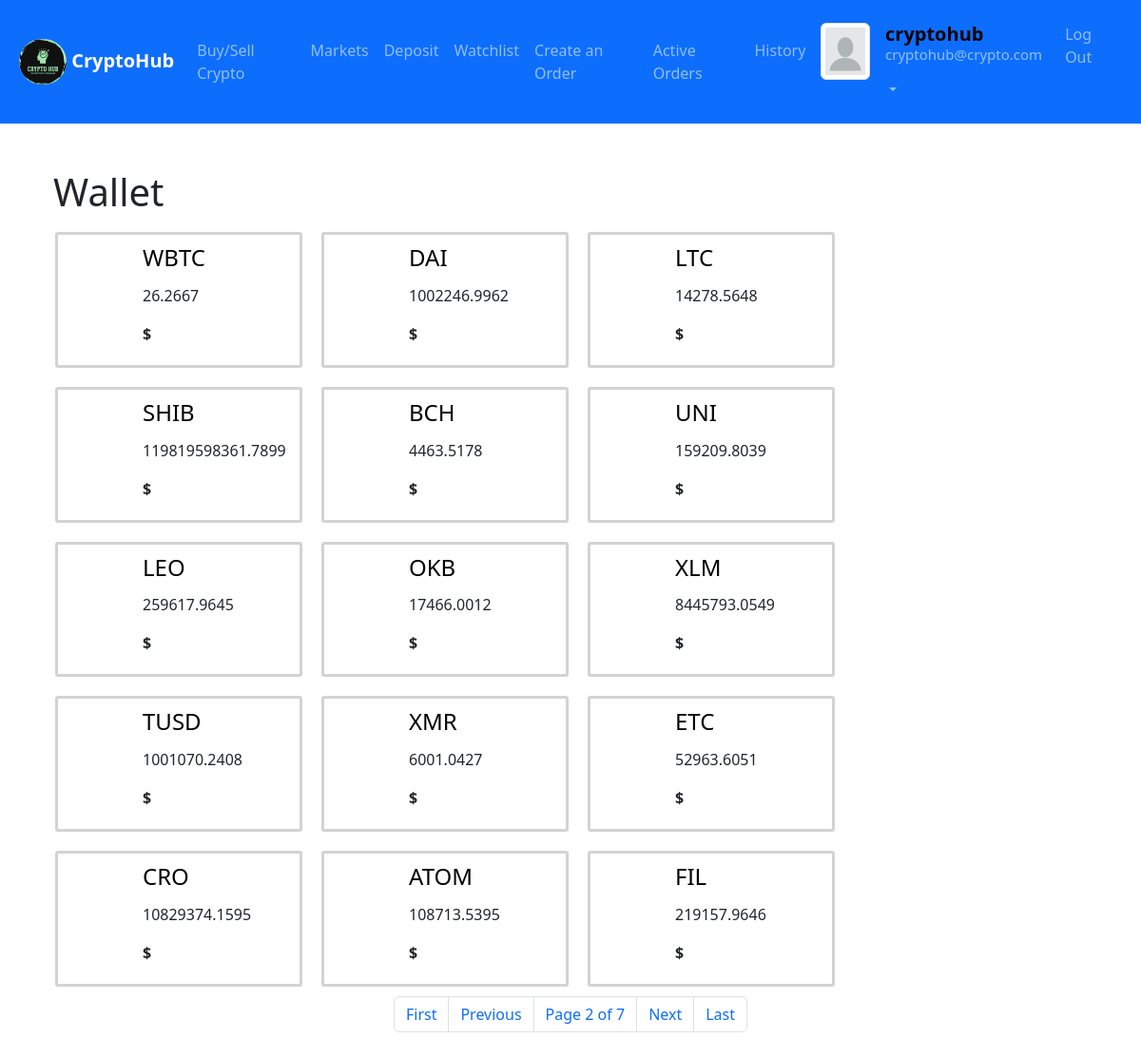
Page /wallet?page=2 (signed in) on the committed database.
### exchange/models.py (models this page shows, shortened)
class User(AbstractUser):
    profile_url=models.URLField(blank=True)

class Coin(models.Model):
    coin=models.ForeignKey(List_Coin,on_delete=models.CASCADE,related_name="purchases")
    last_purchased=models.DateTimeField(default=datetime.datetime.now())
    current_coin_amount=models.FloatField(default=0)

class List_Coin(models.Model):
    coin_id=models.CharField(max_length=64,unique=True)
    symbol=models.CharField(max_length=16,unique=True)
    title=models.CharField(max_length=64,unique=True)
    logo_url=models.URLField(blank=True)

### exchange/views.py (the view)
# urls.py: path("wallet", views.wallet, name="wallet"),
@login_required
def wallet(request):
    try:
        wallet = Wallet.objects.get(owner=request.user)
        coins = wallet.coins.all()
        paginator = Paginator(coins, 15)
        page_number = request.GET.get("page")
        page_obj = paginator.get_page(page_number)
    except:
        page_obj = []
    return render(request, 'wallet.html', {'coins': page_obj})

### exchange/templates/wallet.html (shortened to what this page needs)
{% extends "layout.html" %}
{% block body %}
<div id="wallet_div">
    <h1 class="ms-2">Wallet</h1>
    <div id="container">
        {%for item in coins%}
        <div class="row">
            <div class="col-1 mt-2">
            </div>
            <div class="col-2 ms-5">
                <a style="text-decoration: none;color: black;" href="{%url 'view_coin' item.coin.coin_id %}"
                            ><h4 style="padding:5px 0;text-align:left;">{{item.coin.symbol}} </h4>
                        </a>
                <p>{{item.current_coin_amount|floatformat:4}}</p>
                    {%if item.coin.coin_id == 'usd' %}
                    <p style="font-weight: bold;" >$<span data-amount="{{item.current_coin_amount}}" id="wallet_current_total_amount_{{item.coin.coin_id}}">{{item.current_coin_amount|floatformat:6}}</span></p>
                    {%else%}
                    <p style="font-weight: bold;">$<span data-amount="{{item.current_coin_amount}}" id="wallet_current_total_amount_{{item.coin.coin_id}}"></span></p>
                    {%endif%}
            </div>
        </div>
        {%empty%}
        <h4>No Coins Yet</h4>
        {%endfor%}
    </div>
</div>
{%if coins%}
<nav >
    <ul class="pagination justify-content-center">
      {% if coins.has_previous %}
      <li  class="page-item"><a id="market_first"  class="page-link" href="?page=1">First</a></li>
      <li class="page-item"><a id="market_previous" class="page-link" href="?page={{ coins.previous_page_number }}">Previous</a></li>
      {% endif %}
      <li class="page-item"><a id="market_current" class="page-link" href="?page={{ coins.number }}">Page {{ coins.number }} of {{ coins.paginator.num_pages }}</a></li>
      {% if coins.has_next %}
      <li class="page-item"><a id="market_next" class="page-link" href="?page={{ coins.next_page_number }}">Next</a></li>
      <li class="page-item"><a id="market_last" class="page-link" href="?page={{ coins.paginator.num_pages }}">Last</a></li>
      {% endif %}
    </ul>
  </nav>
  {% endif %}
{% endblock %}

### exchange/templates/layout.html (shortened to what this page needs)
{% load static %}
<!DOCTYPE html>
<html lang="en">
  <head>
    <link
      href="https://cdn.jsdelivr.net/npm/bootstrap@5.3.2/dist/css/bootstrap.min.css"
      rel="stylesheet"
    />
    <link rel="stylesheet" href="{% static 'style.css'%}" />
  </head>
  <body>
    <nav class="navbar navbar-expand-sm bg-primary navbar-dark">
      <div class="container-fluid m-2">
        <a class="navbar-brand" href="{%url 'index'%}">
          <img
            src="{% static 'media\cryptohub.png'%}"
            alt="Crypto Hub"
            width="50px"
            class="rounded-pill"
            \
          />
          <strong>CryptoHub</strong>
        </a>
        <div class="collapse navbar-collapse" id="collapsibleNavbar">
          <ul class="navbar-nav">
            <li class="nav-item">
              <a class="nav-link" href="{% url 'buy_sell' %}"
                >Buy/Sell Crypto</a
              >
            </li>
            <li class="nav-item">
              <a class="nav-link" href="{%url 'markets'%}">Markets</a>
            </li>
            {% if user.is_authenticated %}
            <li class="nav-item">
              <a class="nav-link" href="{% url 'deposit' %}">Deposit</a>
            </li>
            <li class="nav-item">
              <a class="nav-link" href="{% url 'watchlist' %}">Watchlist</a>
            </li>
            <li class="nav-item">
              <a class="nav-link" href="{% url 'create_orders' %}"
                >Create an Order</a
              >
            </li>
            <li class="nav-item">
              <a class="nav-link" href="{% url 'all_orders' %}">Active Orders</a>
            </li>
            <li class="nav-item">
              <a class="nav-link" href="{% url 'history' %}">History</a>
            </li>
            {%endif%}
          </ul>
        </div>
        <div
          class="collapse navbar-collapse justify-content-end"
          id="collapsibleNavbar"
        >
          <ul class="navbar-nav">
            {% if user.is_authenticated %}
            <li class="nav-item">
              <a class="nav-link" href="{%url 'profile'%}">
                <img
                  style="width: 60px; height: 60px"
                  {%if user.profile_url %}
                  src="{{user.profile_url}}"
                  {%else%}
                  src="{% static 'media\blank.png' %}"
                  {%endif%}
                  alt="..."
                  class="img-thumbnail"
                />
              </a>
            </li>
            <li class="nav-item dropdown me-2">
              <a
                class="nav-link dropdown-toggle"
                href="#"
                role="button"
                data-bs-toggle="dropdown"
              >
                <h5>
                  <strong style="color: black">{{user.username}}</strong>
                  <p style="font-size: 15px">{{user.email}}</p>
                </h5>
              </a>
            </li>
            <li class="nav-item">
              <a class="nav-link" href="{%url 'logout'%}">Log Out</a>
            </li>
            {%endif%}
          </ul>
        </div>
      </div>
    </nav>
    <div class="m-5">
      {% block body %} {% endblock %}
    </div>
  </body>
</html>

### exchange/static/style.css (style rules this page uses)
body { font-family: "Courier New", Courier, monospace "Segoe UI", Tahoma, Geneva, Verdana, sans-serif; }
.row { padding: 5px; }
#container { display: flex; flex-wrap: wrap; }
#container>div { border-style: solid; border-radius: 3px; border-color: lightgrey; margin: 10px; width: 260px; }

### rows in the picture
User: username "cryptohub", email "cryptohub@crypto.com"
Coin: coin.symbol "WBTC", current_coin_amount "26.2667"
Coin: coin.symbol "DAI", current_coin_amount "1002246.9962"
Coin: coin.symbol "LTC", current_coin_amount "14278.5648"
Coin: coin.symbol "SHIB", current_coin_amount "119819598361.7899"
Coin: coin.symbol "BCH", current_coin_amount "4463.5178"
Coin: coin.symbol "UNI", current_coin_amount "159209.8039"
Coin: coin.symbol "LEO", current_coin_amount "259617.9645"
Coin: coin.symbol "OKB", current_coin_amount "17466.0012"
Coin: coin.symbol "XLM", current_coin_amount "8445793.0549"
Coin: coin.symbol "TUSD", current_coin_amount "1001070.2408"
Coin: coin.symbol "XMR", current_coin_amount "6001.0427"
Coin: coin.symbol "ETC", current_coin_amount "52963.6051"
Coin: coin.symbol "CRO", current_coin_amount "10829374.1595"
Coin: coin.symbol "ATOM", current_coin_amount "108713.5395"
Coin: coin.symbol "FIL", current_coin_amount "219157.9646"

### other values in the picture
{{ coins.number }} "2"
{{ coins.paginator.num_pages }} "7"
